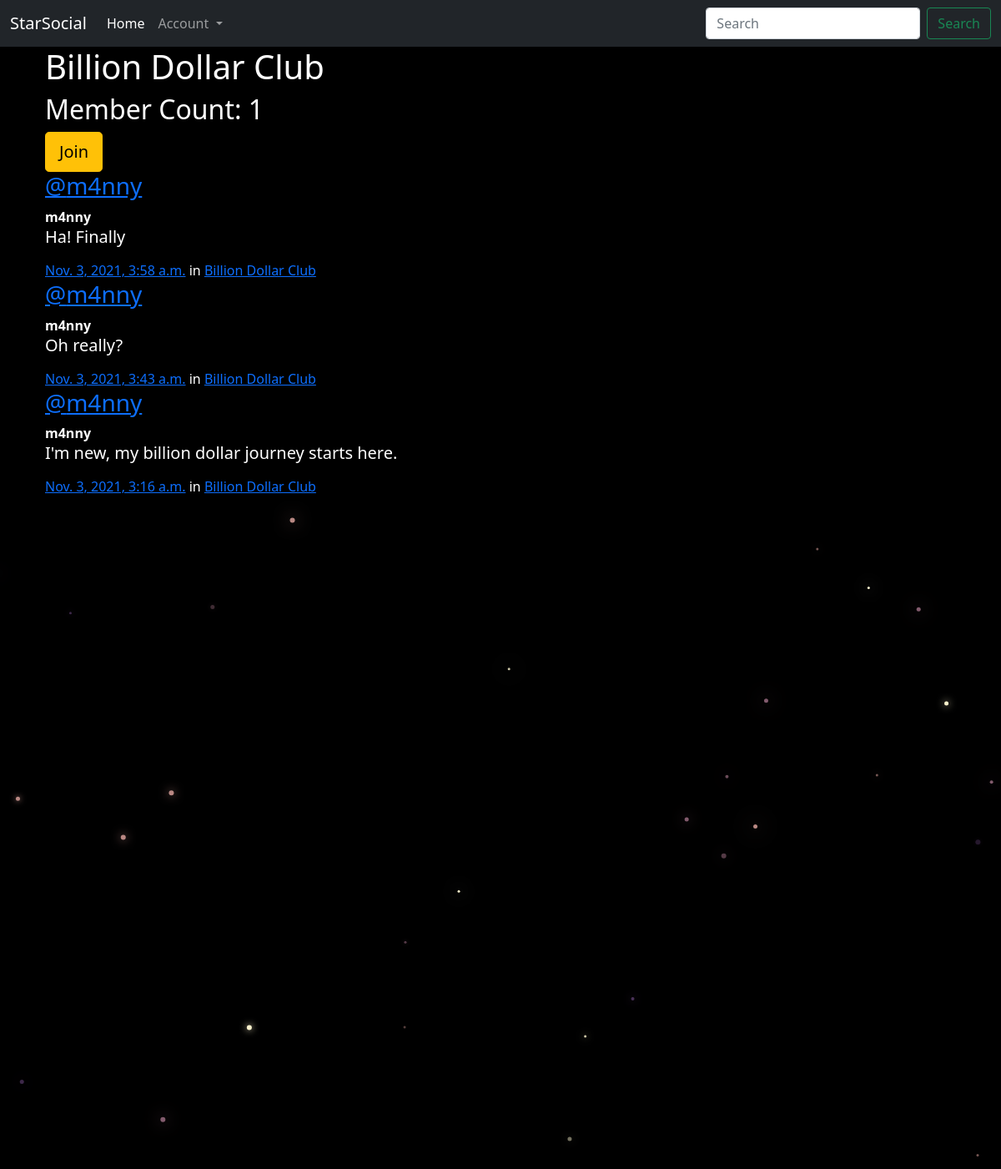
Page /groups/posts/in/billion-dollar-club on the committed database.
### groups/models.py (models this page shows, shortened)
class Group(models.Model):
    name = models.CharField(max_length=255, unique=True)
    slug = models.SlugField(allow_unicode=True, unique=True)
    description = models.TextField(blank=True, default='')
    description_html = models.TextField(editable=False, default='', blank=True)
    members = models.ManyToManyField(User,through="GroupMember")
    class Meta:
        ordering = ["name"]

### posts/models.py (models this page shows, shortened)
class Post(models.Model):
    user = models.ForeignKey(User, related_name="posts",on_delete=models.CASCADE)
    created_at = models.DateTimeField(auto_now=True)
    message = models.TextField()
    message_html = models.TextField(editable=False)
    group = models.ForeignKey(Group, related_name="posts",null=True, blank=True,on_delete=models.CASCADE)
    class Meta:
        ordering = ["-created_at"]
        unique_together = ["user", "message"]

### groups/views.py (the view)
# urls.py: path('posts/in/<slug>',views.SingleGroup.as_view(),name='single'),
class SingleGroup(generic.DetailView):
    model = Group

### groups/templates/groups/group_detail.html (shortened to what this page needs)
{% extends "groups/group_base.html" %}
{% block pregroup %}
<div class="container">
  <h1>{{group.name}}</h1>
  <h2> Member Count: {{group.members.count}}</h2>
  <div class="content">
  	{% if user in group.members.all %}
  		<a href="{% url 'groups:leave' slug=group.slug %}" class="btn btn-lg btn-warning"><span class="fa fa-times-circle-o"></span> Leave</a>
  	{% else %}
  		<a href="{% url 'groups:join' slug=group.slug %}" class="btn btn-lg btn-warning"> Join</a>
  	{% endif %}
  </div>
</div>
{% endblock %}
{% block group_content %}
<div class="col-md-8">
	{% if group.posts.count == 0 %}
	<h2>No posts in this group yet!</h2>
	{% else %}
		{% for post in group.posts.all %}
			{% include "posts/_post.html" %}
		{% endfor %}
	{% endif %}
</div>
{% endblock %}

### posts/templates/posts/_post.html (shortened to what this page needs)
<div class="media">
	<h3 class="mr-5"><a href="{% url 'posts:for_user' username=post.user.username %}">@{{ post.user.username }}</a></h3>
	<div class="media-body">
		<strong>{{ post.user.username }}</strong>
		<h5>{{ post.message_html|safe }}</h5>
			<time class="time"><a href="{% url 'posts:single' username=post.user.username pk=post.pk %}">{{ post.created_at }}</a></time>
			{% if post.group %}
			<span class="group-name">in <a href="#">{{ post.group.name }}</a></span>
			{% endif %}
	</div>
</div>

### static/simplesocial/css/master.css (style rules this page uses)
body { margin: 0; overflow: hidden; background-color: black; color:white; }

### rows in the picture
Group: name "Billion Dollar Club", members.count "1"
Post: user.username "m4nny", message_html "Ha! Finally", created_at "Nov. 3, 2021, 3:58 a.m.", group.name "Billion Dollar Club"
Post: user.username "m4nny", message_html "Oh really?", created_at "Nov. 3, 2021, 3:43 a.m.", group.name "Billion Dollar Club"
Post: user.username "m4nny", message_html "I'm new, my billion dollar journey starts here.", created_at "Nov. 3, 2021, 3:16 a.m.", group.name "Billion Dollar Club"
